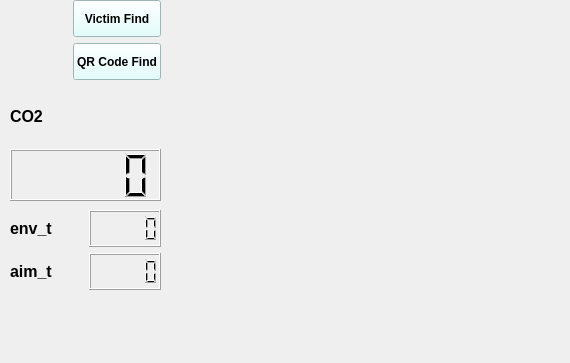
<?xml version="1.0" encoding="UTF-8"?>
<ui version="4.0">
 <class>layoutWidget_find</class>
 <widget class="QWidget" name="layoutWidget_find">
  <property name="geometry">
   <rect>
    <x>0</x>
    <y>0</y>
    <width>570</width>
    <height>363</height>
   </rect>
  </property>
  <property name="sizePolicy">
   <sizepolicy hsizetype="Expanding" vsizetype="Expanding">
    <horstretch>100</horstretch>
    <verstretch>0</verstretch>
   </sizepolicy>
  </property>
  <property name="windowTitle">
   <string>Form</string>
  </property>
  <widget class="QWidget" name="layoutWidget">
   <property name="geometry">
    <rect>
     <x>10</x>
     <y>90</y>
     <width>151</width>
     <height>111</height>
    </rect>
   </property>
   <layout class="QGridLayout" name="gridLayout_for_co2">
    <item row="0" column="1">
     <spacer name="horizontalSpacer">
      <property name="orientation">
       <enum>Qt::Horizontal</enum>
      </property>
      <property name="sizeHint" stdset="0">
       <size>
        <width>88</width>
        <height>20</height>
       </size>
      </property>
     </spacer>
    </item>
    <item row="0" column="0">
     <widget class="QLabel" name="co2_lable">
      <property name="sizePolicy">
       <sizepolicy hsizetype="Expanding" vsizetype="Expanding">
        <horstretch>0</horstretch>
        <verstretch>0</verstretch>
       </sizepolicy>
      </property>
      <property name="font">
       <font>
        <pointsize>12</pointsize>
        <weight>75</weight>
        <bold>true</bold>
       </font>
      </property>
      <property name="text">
       <string>CO2</string>
      </property>
     </widget>
    </item>
    <item row="1" column="0" colspan="2">
     <widget class="QLCDNumber" name="co2_num_show">
      <property name="sizePolicy">
       <sizepolicy hsizetype="Expanding" vsizetype="Expanding">
        <horstretch>0</horstretch>
        <verstretch>0</verstretch>
       </sizepolicy>
      </property>
     </widget>
    </item>
   </layout>
  </widget>
  <widget class="QWidget" name="gridLayoutWidget">
   <property name="geometry">
    <rect>
     <x>10</x>
     <y>0</y>
     <width>151</width>
     <height>80</height>
    </rect>
   </property>
   <layout class="QGridLayout" name="gridLayout">
    <item row="2" column="0">
     <widget class="QLabel" name="qr_code_find_lable">
      <property name="sizePolicy">
       <sizepolicy hsizetype="Expanding" vsizetype="Expanding">
        <horstretch>0</horstretch>
        <verstretch>0</verstretch>
       </sizepolicy>
      </property>
      <property name="text">
       <string/>
      </property>
      <property name="pixmap">
       <pixmap>:/new/prefix1/no_info.png</pixmap>
      </property>
     </widget>
    </item>
    <item row="2" column="1">
     <widget class="QPushButton" name="qr_code_find_button">
      <property name="sizePolicy">
       <sizepolicy hsizetype="Expanding" vsizetype="Expanding">
        <horstretch>0</horstretch>
        <verstretch>0</verstretch>
       </sizepolicy>
      </property>
      <property name="palette">
       <palette>
        <active>
         <colorrole role="WindowText">
          <brush brushstyle="SolidPattern">
           <color alpha="255">
            <red>0</red>
            <green>0</green>
            <blue>0</blue>
           </color>
          </brush>
         </colorrole>
         <colorrole role="Button">
          <brush brushstyle="SolidPattern">
           <color alpha="255">
            <red>219</red>
            <green>255</green>
            <blue>255</blue>
           </color>
          </brush>
         </colorrole>
         <colorrole role="Light">
          <brush brushstyle="SolidPattern">
           <color alpha="255">
            <red>255</red>
            <green>255</green>
            <blue>255</blue>
           </color>
          </brush>
         </colorrole>
         <colorrole role="Midlight">
          <brush brushstyle="SolidPattern">
           <color alpha="255">
            <red>237</red>
            <green>255</green>
            <blue>255</blue>
           </color>
          </brush>
         </colorrole>
         <colorrole role="Dark">
          <brush brushstyle="SolidPattern">
           <color alpha="255">
            <red>109</red>
            <green>127</green>
            <blue>127</blue>
           </color>
          </brush>
         </colorrole>
         <colorrole role="Mid">
          <brush brushstyle="SolidPattern">
           <color alpha="255">
            <red>146</red>
            <green>170</green>
            <blue>170</blue>
           </color>
          </brush>
         </colorrole>
         <colorrole role="Text">
          <brush brushstyle="SolidPattern">
           <color alpha="255">
            <red>0</red>
            <green>0</green>
            <blue>0</blue>
           </color>
          </brush>
         </colorrole>
         <colorrole role="BrightText">
          <brush brushstyle="SolidPattern">
           <color alpha="255">
            <red>255</red>
            <green>255</green>
            <blue>255</blue>
           </color>
          </brush>
         </colorrole>
         <colorrole role="ButtonText">
          <brush brushstyle="SolidPattern">
           <color alpha="255">
            <red>0</red>
            <green>0</green>
            <blue>0</blue>
           </color>
          </brush>
         </colorrole>
         <colorrole role="Base">
          <brush brushstyle="SolidPattern">
           <color alpha="255">
            <red>255</red>
            <green>255</green>
            <blue>255</blue>
           </color>
          </brush>
         </colorrole>
         <colorrole role="Window">
          <brush brushstyle="SolidPattern">
           <color alpha="255">
            <red>219</red>
            <green>255</green>
            <blue>255</blue>
           </color>
          </brush>
         </colorrole>
         <colorrole role="Shadow">
          <brush brushstyle="SolidPattern">
           <color alpha="255">
            <red>0</red>
            <green>0</green>
            <blue>0</blue>
           </color>
          </brush>
         </colorrole>
         <colorrole role="AlternateBase">
          <brush brushstyle="SolidPattern">
           <color alpha="255">
            <red>237</red>
            <green>255</green>
            <blue>255</blue>
           </color>
          </brush>
         </colorrole>
         <colorrole role="ToolTipBase">
          <brush brushstyle="SolidPattern">
           <color alpha="255">
            <red>255</red>
            <green>255</green>
            <blue>220</blue>
           </color>
          </brush>
         </colorrole>
         <colorrole role="ToolTipText">
          <brush brushstyle="SolidPattern">
           <color alpha="255">
            <red>0</red>
            <green>0</green>
            <blue>0</blue>
           </color>
          </brush>
         </colorrole>
        </active>
        <inactive>
         <colorrole role="WindowText">
          <brush brushstyle="SolidPattern">
           <color alpha="255">
            <red>0</red>
            <green>0</green>
            <blue>0</blue>
           </color>
          </brush>
         </colorrole>
         <colorrole role="Button">
          <brush brushstyle="SolidPattern">
           <color alpha="255">
            <red>219</red>
            <green>255</green>
            <blue>255</blue>
           </color>
          </brush>
         </colorrole>
         <colorrole role="Light">
          <brush brushstyle="SolidPattern">
           <color alpha="255">
            <red>255</red>
            <green>255</green>
            <blue>255</blue>
           </color>
          </brush>
         </colorrole>
         <colorrole role="Midlight">
          <brush brushstyle="SolidPattern">
           <color alpha="255">
            <red>237</red>
            <green>255</green>
            <blue>255</blue>
           </color>
          </brush>
         </colorrole>
         <colorrole role="Dark">
          <brush brushstyle="SolidPattern">
           <color alpha="255">
            <red>109</red>
            <green>127</green>
            <blue>127</blue>
           </color>
          </brush>
         </colorrole>
         <colorrole role="Mid">
          <brush brushstyle="SolidPattern">
           <color alpha="255">
            <red>146</red>
            <green>170</green>
            <blue>170</blue>
           </color>
          </brush>
         </colorrole>
         <colorrole role="Text">
          <brush brushstyle="SolidPattern">
           <color alpha="255">
            <red>0</red>
            <green>0</green>
            <blue>0</blue>
           </color>
          </brush>
         </colorrole>
         <colorrole role="BrightText">
          <brush brushstyle="SolidPattern">
           <color alpha="255">
            <red>255</red>
            <green>255</green>
            <blue>255</blue>
           </color>
          </brush>
         </colorrole>
         <colorrole role="ButtonText">
          <brush brushstyle="SolidPattern">
           <color alpha="255">
            <red>0</red>
            <green>0</green>
            <blue>0</blue>
           </color>
          </brush>
         </colorrole>
         <colorrole role="Base">
          <brush brushstyle="SolidPattern">
           <color alpha="255">
            <red>255</red>
            <green>255</green>
            <blue>255</blue>
           </color>
          </brush>
         </colorrole>
         <colorrole role="Window">
          <brush brushstyle="SolidPattern">
           <color alpha="255">
            <red>219</red>
            <green>255</green>
            <blue>255</blue>
           </color>
          </brush>
         </colorrole>
         <colorrole role="Shadow">
          <brush brushstyle="SolidPattern">
           <color alpha="255">
            <red>0</red>
            <green>0</green>
            <blue>0</blue>
           </color>
          </brush>
         </colorrole>
         <colorrole role="AlternateBase">
          <brush brushstyle="SolidPattern">
           <color alpha="255">
            <red>237</red>
            <green>255</green>
            <blue>255</blue>
           </color>
          </brush>
         </colorrole>
         <colorrole role="ToolTipBase">
          <brush brushstyle="SolidPattern">
           <color alpha="255">
            <red>255</red>
            <green>255</green>
            <blue>220</blue>
           </color>
          </brush>
         </colorrole>
         <colorrole role="ToolTipText">
          <brush brushstyle="SolidPattern">
           <color alpha="255">
            <red>0</red>
            <green>0</green>
            <blue>0</blue>
           </color>
          </brush>
         </colorrole>
        </inactive>
        <disabled>
         <colorrole role="WindowText">
          <brush brushstyle="SolidPattern">
           <color alpha="255">
            <red>109</red>
            <green>127</green>
            <blue>127</blue>
           </color>
          </brush>
         </colorrole>
         <colorrole role="Button">
          <brush brushstyle="SolidPattern">
           <color alpha="255">
            <red>219</red>
            <green>255</green>
            <blue>255</blue>
           </color>
          </brush>
         </colorrole>
         <colorrole role="Light">
          <brush brushstyle="SolidPattern">
           <color alpha="255">
            <red>255</red>
            <green>255</green>
            <blue>255</blue>
           </color>
          </brush>
         </colorrole>
         <colorrole role="Midlight">
          <brush brushstyle="SolidPattern">
           <color alpha="255">
            <red>237</red>
            <green>255</green>
            <blue>255</blue>
           </color>
          </brush>
         </colorrole>
         <colorrole role="Dark">
          <brush brushstyle="SolidPattern">
           <color alpha="255">
            <red>109</red>
            <green>127</green>
            <blue>127</blue>
           </color>
          </brush>
         </colorrole>
         <colorrole role="Mid">
          <brush brushstyle="SolidPattern">
           <color alpha="255">
            <red>146</red>
            <green>170</green>
            <blue>170</blue>
           </color>
          </brush>
         </colorrole>
         <colorrole role="Text">
          <brush brushstyle="SolidPattern">
           <color alpha="255">
            <red>109</red>
            <green>127</green>
            <blue>127</blue>
           </color>
          </brush>
         </colorrole>
         <colorrole role="BrightText">
          <brush brushstyle="SolidPattern">
           <color alpha="255">
            <red>255</red>
            <green>255</green>
            <blue>255</blue>
           </color>
          </brush>
         </colorrole>
         <colorrole role="ButtonText">
          <brush brushstyle="SolidPattern">
           <color alpha="255">
            <red>109</red>
            <green>127</green>
            <blue>127</blue>
           </color>
          </brush>
         </colorrole>
         <colorrole role="Base">
          <brush brushstyle="SolidPattern">
           <color alpha="255">
            <red>219</red>
            <green>255</green>
            <blue>255</blue>
           </color>
          </brush>
         </colorrole>
         <colorrole role="Window">
          <brush brushstyle="SolidPattern">
           <color alpha="255">
            <red>219</red>
            <green>255</green>
            <blue>255</blue>
           </color>
          </brush>
         </colorrole>
         <colorrole role="Shadow">
          <brush brushstyle="SolidPattern">
           <color alpha="255">
            <red>0</red>
            <green>0</green>
            <blue>0</blue>
           </color>
          </brush>
         </colorrole>
         <colorrole role="AlternateBase">
          <brush brushstyle="SolidPattern">
           <color alpha="255">
            <red>219</red>
            <green>255</green>
            <blue>255</blue>
           </color>
          </brush>
         </colorrole>
         <colorrole role="ToolTipBase">
          <brush brushstyle="SolidPattern">
           <color alpha="255">
            <red>255</red>
            <green>255</green>
            <blue>220</blue>
           </color>
          </brush>
         </colorrole>
         <colorrole role="ToolTipText">
          <brush brushstyle="SolidPattern">
           <color alpha="255">
            <red>0</red>
            <green>0</green>
            <blue>0</blue>
           </color>
          </brush>
         </colorrole>
        </disabled>
       </palette>
      </property>
      <property name="font">
       <font>
        <weight>75</weight>
        <bold>true</bold>
       </font>
      </property>
      <property name="text">
       <string>QR Code Find</string>
      </property>
     </widget>
    </item>
    <item row="1" column="1">
     <widget class="QPushButton" name="victim_find_button">
      <property name="sizePolicy">
       <sizepolicy hsizetype="Expanding" vsizetype="Expanding">
        <horstretch>0</horstretch>
        <verstretch>0</verstretch>
       </sizepolicy>
      </property>
      <property name="palette">
       <palette>
        <active>
         <colorrole role="WindowText">
          <brush brushstyle="SolidPattern">
           <color alpha="255">
            <red>0</red>
            <green>0</green>
            <blue>0</blue>
           </color>
          </brush>
         </colorrole>
         <colorrole role="Button">
          <brush brushstyle="SolidPattern">
           <color alpha="255">
            <red>219</red>
            <green>255</green>
            <blue>255</blue>
           </color>
          </brush>
         </colorrole>
         <colorrole role="Light">
          <brush brushstyle="SolidPattern">
           <color alpha="255">
            <red>255</red>
            <green>255</green>
            <blue>255</blue>
           </color>
          </brush>
         </colorrole>
         <colorrole role="Midlight">
          <brush brushstyle="SolidPattern">
           <color alpha="255">
            <red>237</red>
            <green>255</green>
            <blue>255</blue>
           </color>
          </brush>
         </colorrole>
         <colorrole role="Dark">
          <brush brushstyle="SolidPattern">
           <color alpha="255">
            <red>109</red>
            <green>127</green>
            <blue>127</blue>
           </color>
          </brush>
         </colorrole>
         <colorrole role="Mid">
          <brush brushstyle="SolidPattern">
           <color alpha="255">
            <red>146</red>
            <green>170</green>
            <blue>170</blue>
           </color>
          </brush>
         </colorrole>
         <colorrole role="Text">
          <brush brushstyle="SolidPattern">
           <color alpha="255">
            <red>0</red>
            <green>0</green>
            <blue>0</blue>
           </color>
          </brush>
         </colorrole>
         <colorrole role="BrightText">
          <brush brushstyle="SolidPattern">
           <color alpha="255">
            <red>255</red>
            <green>255</green>
            <blue>255</blue>
           </color>
          </brush>
         </colorrole>
         <colorrole role="ButtonText">
          <brush brushstyle="SolidPattern">
           <color alpha="255">
            <red>0</red>
            <green>0</green>
            <blue>0</blue>
           </color>
          </brush>
         </colorrole>
         <colorrole role="Base">
          <brush brushstyle="SolidPattern">
           <color alpha="255">
            <red>255</red>
            <green>255</green>
            <blue>255</blue>
           </color>
          </brush>
         </colorrole>
         <colorrole role="Window">
          <brush brushstyle="SolidPattern">
           <color alpha="255">
            <red>219</red>
            <green>255</green>
            <blue>255</blue>
           </color>
          </brush>
         </colorrole>
         <colorrole role="Shadow">
          <brush brushstyle="SolidPattern">
           <color alpha="255">
            <red>0</red>
            <green>0</green>
            <blue>0</blue>
           </color>
          </brush>
         </colorrole>
         <colorrole role="AlternateBase">
          <brush brushstyle="SolidPattern">
           <color alpha="255">
            <red>237</red>
            <green>255</green>
            <blue>255</blue>
           </color>
          </brush>
         </colorrole>
         <colorrole role="ToolTipBase">
          <brush brushstyle="SolidPattern">
           <color alpha="255">
            <red>255</red>
            <green>255</green>
            <blue>220</blue>
           </color>
          </brush>
         </colorrole>
         <colorrole role="ToolTipText">
          <brush brushstyle="SolidPattern">
           <color alpha="255">
            <red>0</red>
            <green>0</green>
            <blue>0</blue>
           </color>
          </brush>
         </colorrole>
        </active>
        <inactive>
         <colorrole role="WindowText">
          <brush brushstyle="SolidPattern">
           <color alpha="255">
            <red>0</red>
            <green>0</green>
            <blue>0</blue>
           </color>
          </brush>
         </colorrole>
         <colorrole role="Button">
          <brush brushstyle="SolidPattern">
           <color alpha="255">
            <red>219</red>
            <green>255</green>
            <blue>255</blue>
           </color>
          </brush>
         </colorrole>
         <colorrole role="Light">
          <brush brushstyle="SolidPattern">
           <color alpha="255">
            <red>255</red>
            <green>255</green>
            <blue>255</blue>
           </color>
          </brush>
         </colorrole>
         <colorrole role="Midlight">
          <brush brushstyle="SolidPattern">
           <color alpha="255">
            <red>237</red>
            <green>255</green>
            <blue>255</blue>
           </color>
          </brush>
         </colorrole>
         <colorrole role="Dark">
          <brush brushstyle="SolidPattern">
           <color alpha="255">
            <red>109</red>
            <green>127</green>
            <blue>127</blue>
           </color>
          </brush>
         </colorrole>
         <colorrole role="Mid">
          <brush brushstyle="SolidPattern">
           <color alpha="255">
            <red>146</red>
            <green>170</green>
            <blue>170</blue>
           </color>
          </brush>
         </colorrole>
         <colorrole role="Text">
          <brush brushstyle="SolidPattern">
           <color alpha="255">
            <red>0</red>
            <green>0</green>
            <blue>0</blue>
           </color>
          </brush>
         </colorrole>
         <colorrole role="BrightText">
          <brush brushstyle="SolidPattern">
           <color alpha="255">
            <red>255</red>
            <green>255</green>
            <blue>255</blue>
           </color>
          </brush>
         </colorrole>
         <colorrole role="ButtonText">
          <brush brushstyle="SolidPattern">
           <color alpha="255">
            <red>0</red>
            <green>0</green>
            <blue>0</blue>
           </color>
          </brush>
         </colorrole>
         <colorrole role="Base">
          <brush brushstyle="SolidPattern">
           <color alpha="255">
            <red>255</red>
            <green>255</green>
            <blue>255</blue>
           </color>
          </brush>
         </colorrole>
         <colorrole role="Window">
          <brush brushstyle="SolidPattern">
           <color alpha="255">
            <red>219</red>
            <green>255</green>
            <blue>255</blue>
           </color>
          </brush>
         </colorrole>
         <colorrole role="Shadow">
          <brush brushstyle="SolidPattern">
           <color alpha="255">
            <red>0</red>
            <green>0</green>
            <blue>0</blue>
           </color>
          </brush>
         </colorrole>
         <colorrole role="AlternateBase">
          <brush brushstyle="SolidPattern">
           <color alpha="255">
            <red>237</red>
            <green>255</green>
            <blue>255</blue>
           </color>
          </brush>
         </colorrole>
         <colorrole role="ToolTipBase">
          <brush brushstyle="SolidPattern">
           <color alpha="255">
            <red>255</red>
            <green>255</green>
            <blue>220</blue>
           </color>
          </brush>
         </colorrole>
         <colorrole role="ToolTipText">
          <brush brushstyle="SolidPattern">
           <color alpha="255">
            <red>0</red>
            <green>0</green>
            <blue>0</blue>
           </color>
          </brush>
         </colorrole>
        </inactive>
        <disabled>
         <colorrole role="WindowText">
          <brush brushstyle="SolidPattern">
           <color alpha="255">
            <red>109</red>
            <green>127</green>
            <blue>127</blue>
           </color>
          </brush>
         </colorrole>
         <colorrole role="Button">
          <brush brushstyle="SolidPattern">
           <color alpha="255">
            <red>219</red>
            <green>255</green>
            <blue>255</blue>
           </color>
          </brush>
         </colorrole>
         <colorrole role="Light">
          <brush brushstyle="SolidPattern">
           <color alpha="255">
            <red>255</red>
            <green>255</green>
            <blue>255</blue>
           </color>
          </brush>
         </colorrole>
         <colorrole role="Midlight">
          <brush brushstyle="SolidPattern">
           <color alpha="255">
            <red>237</red>
            <green>255</green>
            <blue>255</blue>
           </color>
          </brush>
         </colorrole>
         <colorrole role="Dark">
          <brush brushstyle="SolidPattern">
           <color alpha="255">
            <red>109</red>
            <green>127</green>
            <blue>127</blue>
           </color>
          </brush>
         </colorrole>
         <colorrole role="Mid">
          <brush brushstyle="SolidPattern">
           <color alpha="255">
            <red>146</red>
            <green>170</green>
            <blue>170</blue>
           </color>
          </brush>
         </colorrole>
         <colorrole role="Text">
          <brush brushstyle="SolidPattern">
           <color alpha="255">
            <red>109</red>
            <green>127</green>
            <blue>127</blue>
           </color>
          </brush>
         </colorrole>
         <colorrole role="BrightText">
          <brush brushstyle="SolidPattern">
           <color alpha="255">
            <red>255</red>
            <green>255</green>
            <blue>255</blue>
           </color>
          </brush>
         </colorrole>
         <colorrole role="ButtonText">
          <brush brushstyle="SolidPattern">
           <color alpha="255">
            <red>109</red>
            <green>127</green>
            <blue>127</blue>
           </color>
          </brush>
         </colorrole>
         <colorrole role="Base">
          <brush brushstyle="SolidPattern">
           <color alpha="255">
            <red>219</red>
            <green>255</green>
            <blue>255</blue>
           </color>
          </brush>
         </colorrole>
         <colorrole role="Window">
          <brush brushstyle="SolidPattern">
           <color alpha="255">
            <red>219</red>
            <green>255</green>
            <blue>255</blue>
           </color>
          </brush>
         </colorrole>
         <colorrole role="Shadow">
          <brush brushstyle="SolidPattern">
           <color alpha="255">
            <red>0</red>
            <green>0</green>
            <blue>0</blue>
           </color>
          </brush>
         </colorrole>
         <colorrole role="AlternateBase">
          <brush brushstyle="SolidPattern">
           <color alpha="255">
            <red>219</red>
            <green>255</green>
            <blue>255</blue>
           </color>
          </brush>
         </colorrole>
         <colorrole role="ToolTipBase">
          <brush brushstyle="SolidPattern">
           <color alpha="255">
            <red>255</red>
            <green>255</green>
            <blue>220</blue>
           </color>
          </brush>
         </colorrole>
         <colorrole role="ToolTipText">
          <brush brushstyle="SolidPattern">
           <color alpha="255">
            <red>0</red>
            <green>0</green>
            <blue>0</blue>
           </color>
          </brush>
         </colorrole>
        </disabled>
       </palette>
      </property>
      <property name="font">
       <font>
        <weight>75</weight>
        <bold>true</bold>
       </font>
      </property>
      <property name="text">
       <string>Victim Find</string>
      </property>
     </widget>
    </item>
    <item row="1" column="0">
     <widget class="QLabel" name="victim_find_lable">
      <property name="sizePolicy">
       <sizepolicy hsizetype="Expanding" vsizetype="Expanding">
        <horstretch>0</horstretch>
        <verstretch>0</verstretch>
       </sizepolicy>
      </property>
      <property name="text">
       <string/>
      </property>
      <property name="pixmap">
       <pixmap>:/new/prefix1/no_info.png</pixmap>
      </property>
     </widget>
    </item>
   </layout>
  </widget>
  <widget class="QWidget" name="gridLayoutWidget_2">
   <property name="geometry">
    <rect>
     <x>10</x>
     <y>210</y>
     <width>151</width>
     <height>80</height>
    </rect>
   </property>
   <layout class="QGridLayout" name="gridLayout_2">
    <item row="0" column="1">
     <widget class="QLabel" name="env_t_lable">
      <property name="sizePolicy">
       <sizepolicy hsizetype="Expanding" vsizetype="Expanding">
        <horstretch>0</horstretch>
        <verstretch>0</verstretch>
       </sizepolicy>
      </property>
      <property name="font">
       <font>
        <pointsize>12</pointsize>
        <weight>75</weight>
        <bold>true</bold>
       </font>
      </property>
      <property name="text">
       <string>env_t</string>
      </property>
     </widget>
    </item>
    <item row="0" column="2">
     <widget class="QLCDNumber" name="env_t_num_show">
      <property name="sizePolicy">
       <sizepolicy hsizetype="Expanding" vsizetype="Expanding">
        <horstretch>0</horstretch>
        <verstretch>0</verstretch>
       </sizepolicy>
      </property>
     </widget>
    </item>
    <item row="1" column="1">
     <widget class="QLabel" name="aim_t_lable">
      <property name="sizePolicy">
       <sizepolicy hsizetype="Expanding" vsizetype="Expanding">
        <horstretch>0</horstretch>
        <verstretch>0</verstretch>
       </sizepolicy>
      </property>
      <property name="font">
       <font>
        <pointsize>12</pointsize>
        <weight>75</weight>
        <bold>true</bold>
       </font>
      </property>
      <property name="text">
       <string>aim_t</string>
      </property>
     </widget>
    </item>
    <item row="1" column="2">
     <widget class="QLCDNumber" name="aim_t_num_show">
      <property name="sizePolicy">
       <sizepolicy hsizetype="Expanding" vsizetype="Expanding">
        <horstretch>0</horstretch>
        <verstretch>0</verstretch>
       </sizepolicy>
      </property>
     </widget>
    </item>
   </layout>
  </widget>
 </widget>
 <resources>
  <include location="../../explorer_app/resources/resource.qrc"/>
 </resources>
 <connections/>
</ui>
